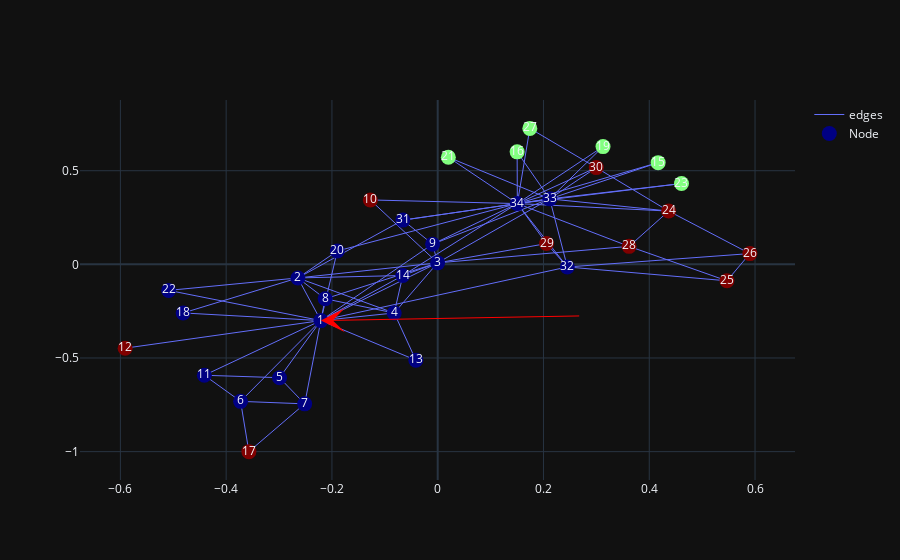

The cell this chart's notebook holds for it:
### Code cell
k_means_ascos = visualize_rdd_vector_kmeans_others(G, 1, ['ascos'], get_ascos, pos)
k_means_ascos = add_markers(k_means_ascos, global_markers)
k_means_ascos.show(config={'scrollZoom' : True})

### Figure 1 — Plotly figure (JSON) as saved in the notebook; plotly's stock layout.template omitted (floating-point values rounded to 4 significant figures; data arrays with more than 128 entries replaced by an {"elided": "..."} marker saying what was removed)
{"data": [{"line": {"width": 1}, "marker": {"color": [0, 0, 0, 0, 0, 0, 0, 0, 0, 2, 0, 2, 0, 0, 1, 1, 2, 0, 1, 0, 1, 0, 1, 2, 2, 2, 1, 2, 2, 2, 0, 0, 0, 0], "colorscale": [[0, "rgb(0,0,131)"], [0.2, "rgb(0,60,170)"], [0.4, "rgb(5,255,255)"], [0.6, "rgb(255,255,0)"], [0.8, "rgb(250,0,0)"], [1, "rgb(128,0,0)"]], "size": 15}, "mode": "lines", "name": "edges", "type": "scatter", "uid": "bdcf6f67-dbaa-4caa-96be-f9c5a1b302f4", "x": {"elided": "234 float values"}, "y": {"elided": "234 float values"}}, {"customdata": {"elided": "34x6 float values"}, "hovertemplate": "node_name: %{customdata[0]} <br> degree: %{customdata[1]} <br> ascos: %{customdata[2]} <br> k_mean_cluster: %{customdata[3]} <br> nodes_x: %{customdata[4]} <br> nodes_y: %{customdata[5]} <br> ", "marker": {"color": [0, 0, 0, 0, 0, 0, 0, 0, 0, 2, 0, 2, 0, 0, 1, 1, 2, 0, 1, 0, 1, 0, 1, 2, 2, 2, 1, 2, 2, 2, 0, 0, 0, 0], "colorscale": [[0, "rgb(0,0,131)"], [0.2, "rgb(0,60,170)"], [0.4, "rgb(5,255,255)"], [0.6, "rgb(255,255,0)"], [0.8, "rgb(250,0,0)"], [1, "rgb(128,0,0)"]], "size": 15}, "mode": "markers+text", "name": "Node", "text": [1, 2, 3, 4, 5, 6, 7, 8, 9, 10, 11, 12, 13, 14, 15, 16, 17, 18, 19, 20, 21, 22, 23, 24, 25, 26, 27, 28, 29, 30, 31, 32, 33, 34], "type": "scatter", "uid": "a18a8106-6cd6-4360-b546-c116dac37ab2", "x": [-0.221, -0.2644, -0.0002348, -0.08225, -0.2991, -0.3727, -0.2515, -0.2128, -0.009685, -0.1274, -0.4413, -0.5911, -0.04132, -0.06597, 0.4168, 0.1501, -0.357, -0.4813, 0.3126, -0.1898, 0.02011, -0.5088, 0.4609, 0.4367, 0.5469, 0.5903, 0.1742, 0.3619, 0.2058, 0.2998, -0.06592, 0.2451, 0.2118, 0.1506], "y": [-0.3003, -0.07257, 0.007985, -0.2597, -0.6052, -0.7315, -0.7449, -0.184, 0.108, 0.344, -0.5922, -0.4476, -0.5115, -0.0595, 0.5431, 0.6006, -1, -0.2595, 0.6287, 0.07142, 0.5718, -0.139, 0.4314, 0.2845, -0.08786, 0.05749, 0.7261, 0.09602, 0.111, 0.5166, 0.2363, -0.01397, 0.3497, 0.3245]}], "layout": {"annotations": [{"arrowcolor": "red", "arrowhead": 3, "arrowsize": 4, "axref": "x", "ayref": "y", "showarrow": true, "x": -0.221, "y": -0.3003}], "dragmode": "pan"}}
